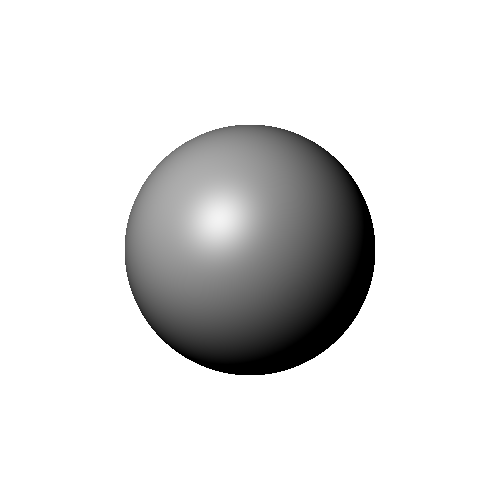
Frame 1 (no input)
Frame 2 (the mouse pressed at the canvas centre, redrawn once): identical to frame 1, image omitted

The Processing sketch that drew this single still picture (run headless with seeded random() and noise(); the mouse was pressed at the canvas centre and the sketch redrawn once):

// Processing sketch: reflec
// ── reflec.pde
PVector eyePos = new PVector(0, 0, -5);
PVector spherePos = new PVector(0, 0, 5);
float sphereR = 1.0;
PVector lightPos = new PVector(-5, 5, -5);

float kDif = 0.69;
float KSpe = 0.3;
float shininess = 8;

void setup()
{
  size(500, 500);

  noSmooth();
  noLoop();
}

void draw()
{
  float EL = 0.01 * 0.1;
  PVector pw = new PVector();
  pw.z = 0;

  for (int y = 0; y < height; ++y)
  {
    pw.y = map(y, 0, height - 1, 1, -1);
    for (int x = 0; x < width; ++x)
    {
      pw.x = map(x, 0, width - 1, -1, 1);
      PVector eyeDir = PVector.sub(pw, eyePos);
      PVector tmp = PVector.sub(eyePos, spherePos);

      float A = eyeDir.magSq();
      float B = 2*eyeDir.dot(tmp);
      float C = tmp.magSq() - pow(sphereR, 2);

      float D = pow(B, 2) - 4*A*C;

      float t = -1;
      if (D == 0)
      {
        t = -B / (2*A);
      } else if (D > 0)
      {
        float t1 = (-B - sqrt(D))/(2*A);
        float t2 = (-B + sqrt(D))/(2*A);

        t = t1 > 0 && t2 > 0 ? min(t1, t2) : max(t1, t2);
      }

      stroke(color(255, 255, 255));
      if (t > 0)
      {
        PVector intPos = PVector.add(eyePos, PVector.mult(eyeDir, t));
        print(intPos + "\n");
        PVector lightDir = PVector.sub(lightPos, intPos); 
        lightDir.normalize();
        PVector sphereN = PVector.sub(intPos, spherePos);
        sphereN.normalize();
        float nlDot = constrain(sphereN.dot(lightDir), 0, 1);
   
        float radianceDif = kDif*nlDot*1;       
        float radianceAmb = EL;
        float radianceSpe = 0.0f;
        if (nlDot > 0)
        {
          PVector refDir = PVector.sub(PVector.mult(sphereN, 2*nlDot), lightDir);
          PVector invEyeDir = PVector.mult(eyeDir, -1);
          invEyeDir.normalize();

          float vrDot = constrain(refDir.dot(invEyeDir), 0, 1);
          radianceSpe = pow(vrDot, shininess)*KSpe*1;
        }
        float radiance = constrain(radianceSpe + radianceAmb + radianceDif, 0, 1);
        int gray = (int)(radiance * 255);
        stroke(color(gray, gray, gray));
      }  
      point(x, y);
    }
  }
}
